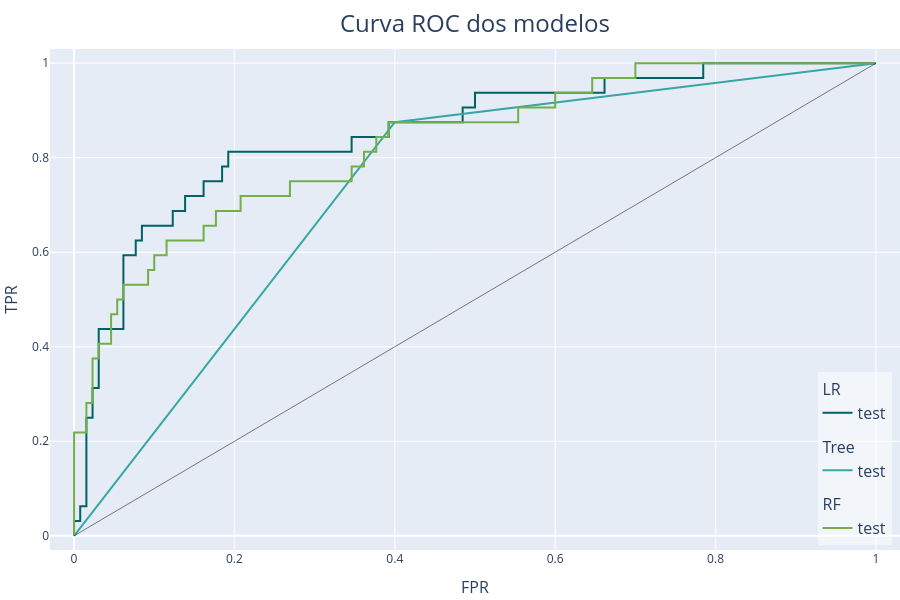
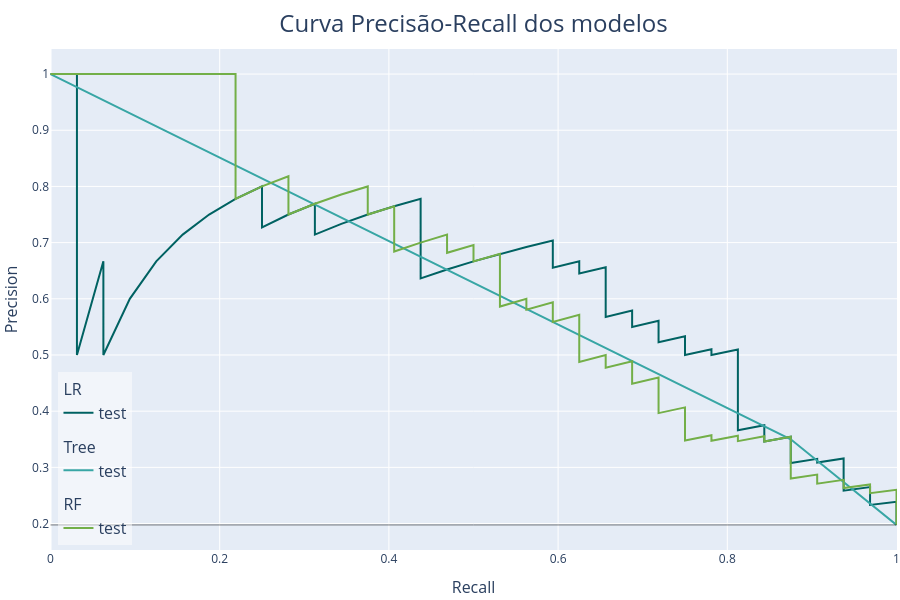

Notebook code for these charts, in order:
### Code cell
experionml.plot_roc(title="Curva ROC dos modelos")
experionml.plot_prc(title="Curva Precisão-Recall dos modelos")

### Figure 1 — Plotly figure (JSON) as saved in the notebook; plotly's stock layout.template omitted (floating-point values rounded to 4 significant figures)
{"data": [{"hovertemplate": "(%{x}, %{y})<extra>LR - test</extra>", "legendgroup": "LR", "legendgrouptitle": {"font": {"size": 16}, "text": "LR"}, "line": {"color": "rgb(0, 98, 98)", "dash": "solid", "width": 2}, "marker": {"color": "rgb(0, 98, 98)", "line": {"color": "rgba(255, 255, 255, 0.9)", "width": 1}, "size": 8, "symbol": "circle"}, "mode": "lines", "name": "test", "showlegend": true, "type": "scatter", "x": [0.0, 0.0, 0.007692, 0.007692, 0.01538, 0.01538, 0.02308, 0.02308, 0.03077, 0.03077, 0.06154, 0.06154, 0.07692, 0.07692, 0.08462, 0.08462, 0.1231, 0.1231, 0.1385, 0.1385, 0.1615, 0.1615, 0.1846, 0.1846, 0.1923, 0.1923, 0.3462, 0.3462, 0.3923, 0.3923, 0.4846, 0.4846, 0.5, 0.5, 0.6615, 0.6615, 0.7846, 0.7846, 1.0], "xaxis": "x", "y": [0.0, 0.03125, 0.03125, 0.0625, 0.0625, 0.25, 0.25, 0.3125, 0.3125, 0.4375, 0.4375, 0.5938, 0.5938, 0.625, 0.625, 0.6562, 0.6562, 0.6875, 0.6875, 0.7188, 0.7188, 0.75, 0.75, 0.7812, 0.7812, 0.8125, 0.8125, 0.8438, 0.8438, 0.875, 0.875, 0.9062, 0.9062, 0.9375, 0.9375, 0.9688, 0.9688, 1.0, 1.0], "yaxis": "y"}, {"hovertemplate": "(%{x}, %{y})<extra>Tree - test</extra>", "legendgroup": "Tree", "legendgrouptitle": {"font": {"size": 16}, "text": "Tree"}, "line": {"color": "rgb(56, 166, 165)", "dash": "solid", "width": 2}, "marker": {"color": "rgb(56, 166, 165)", "line": {"color": "rgba(255, 255, 255, 0.9)", "width": 1}, "size": 8, "symbol": "circle"}, "mode": "lines", "name": "test", "showlegend": true, "type": "scatter", "x": [0.0, 0.4, 1.0], "xaxis": "x", "y": [0.0, 0.875, 1.0], "yaxis": "y"}, {"hovertemplate": "(%{x}, %{y})<extra>RF - test</extra>", "legendgroup": "RF", "legendgrouptitle": {"font": {"size": 16}, "text": "RF"}, "line": {"color": "rgb(115, 175, 72)", "dash": "solid", "width": 2}, "marker": {"color": "rgb(115, 175, 72)", "line": {"color": "rgba(255, 255, 255, 0.9)", "width": 1}, "size": 8, "symbol": "circle"}, "mode": "lines", "name": "test", "showlegend": true, "type": "scatter", "x": [0.0, 0.0, 0.0, 0.01538, 0.01538, 0.02308, 0.02308, 0.03077, 0.03077, 0.04615, 0.04615, 0.05385, 0.05385, 0.06154, 0.06154, 0.09231, 0.09231, 0.1, 0.1, 0.1154, 0.1154, 0.1615, 0.1615, 0.1769, 0.1769, 0.2077, 0.2077, 0.2692, 0.2692, 0.3462, 0.3462, 0.3615, 0.3615, 0.3769, 0.3769, 0.3923, 0.3923, 0.5538, 0.5538, 0.6, 0.6, 0.6462, 0.6462, 0.7, 0.7, 0.9846, 1.0], "xaxis": "x", "y": [0.0, 0.03125, 0.2188, 0.2188, 0.2812, 0.2812, 0.375, 0.375, 0.4062, 0.4062, 0.4688, 0.4688, 0.5, 0.5, 0.5312, 0.5312, 0.5625, 0.5625, 0.5938, 0.5938, 0.625, 0.625, 0.6562, 0.6562, 0.6875, 0.6875, 0.7188, 0.7188, 0.75, 0.75, 0.7812, 0.7812, 0.8125, 0.8125, 0.8438, 0.8438, 0.875, 0.875, 0.9062, 0.9062, 0.9375, 0.9375, 0.9688, 0.9688, 1.0, 1.0, 1.0], "yaxis": "y"}], "layout": {"font": {"size": 12}, "height": 600, "hoverlabel": {"font": {"size": 16}}, "legend": {"bgcolor": "rgba(255, 255, 255, 0.5)", "font": {"size": 16}, "groupclick": "toggleitem", "traceorder": "grouped", "x": 0.99, "xanchor": "right", "y": 0.01, "yanchor": "bottom"}, "margin": {"b": 50, "l": 50, "pad": 0, "r": 0, "t": 49}, "shapes": [{"line": {"color": "black", "width": 1}, "opacity": 0.5, "type": "line", "x0": 0, "x1": 1, "xref": "x", "y0": 0, "y1": 1, "yref": "y"}], "showlegend": true, "title": {"font": {"size": 24}, "pad": {"b": 15, "t": 15}, "text": "Curva ROC dos modelos", "x": 0.5, "xanchor": "center", "xref": "paper", "y": 1, "yanchor": "top"}, "width": 900, "xaxis": {"anchor": "y", "automargin": true, "domain": [0, 1], "range": [-0.03, 1.03], "title": {"font": {"size": 16}, "text": "FPR"}}, "yaxis": {"anchor": "x", "automargin": true, "domain": [0, 1], "range": [-0.03, 1.03], "title": {"font": {"size": 16}, "text": "TPR"}}}}

### Figure 2 — Plotly figure (JSON) as saved in the notebook; plotly's stock layout.template omitted (floating-point values rounded to 4 significant figures; data arrays with more than 128 entries replaced by an {"elided": "..."} marker saying what was removed)
{"data": [{"hovertemplate": "(%{x}, %{y})<extra>LR - test</extra>", "legendgroup": "LR", "legendgrouptitle": {"font": {"size": 16}, "text": "LR"}, "line": {"color": "rgb(0, 98, 98)", "dash": "solid", "width": 2}, "marker": {"color": "rgb(0, 98, 98)", "line": {"color": "rgba(255, 255, 255, 0.9)", "width": 1}, "size": 8, "symbol": "circle"}, "mode": "lines", "name": "test", "showlegend": true, "type": "scatter", "x": {"elided": "163 float values"}, "xaxis": "x", "y": {"elided": "163 float values"}, "yaxis": "y"}, {"hovertemplate": "(%{x}, %{y})<extra>Tree - test</extra>", "legendgroup": "Tree", "legendgrouptitle": {"font": {"size": 16}, "text": "Tree"}, "line": {"color": "rgb(56, 166, 165)", "dash": "solid", "width": 2}, "marker": {"color": "rgb(56, 166, 165)", "line": {"color": "rgba(255, 255, 255, 0.9)", "width": 1}, "size": 8, "symbol": "circle"}, "mode": "lines", "name": "test", "showlegend": true, "type": "scatter", "x": [1.0, 0.875, 0.0], "xaxis": "x", "y": [0.1975, 0.35, 1.0], "yaxis": "y"}, {"hovertemplate": "(%{x}, %{y})<extra>RF - test</extra>", "legendgroup": "RF", "legendgrouptitle": {"font": {"size": 16}, "text": "RF"}, "line": {"color": "rgb(115, 175, 72)", "dash": "solid", "width": 2}, "marker": {"color": "rgb(115, 175, 72)", "line": {"color": "rgba(255, 255, 255, 0.9)", "width": 1}, "size": 8, "symbol": "circle"}, "mode": "lines", "name": "test", "showlegend": true, "type": "scatter", "x": {"elided": "162 float values"}, "xaxis": "x", "y": {"elided": "162 float values"}, "yaxis": "y"}], "layout": {"font": {"size": 12}, "height": 600, "hoverlabel": {"font": {"size": 16}}, "legend": {"bgcolor": "rgba(255, 255, 255, 0.5)", "font": {"size": 16}, "groupclick": "toggleitem", "traceorder": "grouped", "x": 0.01, "xanchor": "left", "y": 0.01, "yanchor": "bottom"}, "margin": {"b": 50, "l": 50, "pad": 0, "r": 0, "t": 49}, "shapes": [{"line": {"color": "black", "width": 1}, "opacity": 0.5, "type": "line", "x0": 0, "x1": 1, "xref": "x", "y0": 0.1975, "y1": 0.1975, "yref": "y"}], "showlegend": true, "title": {"font": {"size": 24}, "pad": {"b": 15, "t": 15}, "text": "Curva Precisão-Recall dos modelos", "x": 0.5, "xanchor": "center", "xref": "paper", "y": 1, "yanchor": "top"}, "width": 900, "xaxis": {"anchor": "y", "automargin": true, "domain": [0, 1], "title": {"font": {"size": 16}, "text": "Recall"}}, "yaxis": {"anchor": "x", "automargin": true, "domain": [0, 1], "title": {"font": {"size": 16}, "text": "Precision"}}}}
